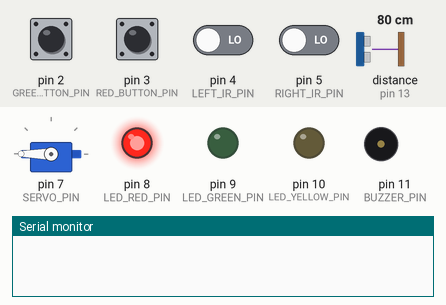
Recording of a sketch running on a simulated Arduino Uno, built with avr-gcc and run on an emulated ATmega328P. On the bench: servo, output pins drawn as LEDs (lit = HIGH), buzzer (waves = sounding, pin HIGH), the last lines printed to the serial monitor. Wiring (inferred from the names in the program): ultrasonic range finder: trigger pin 12; echo pin 13. The inputs (shaded band) are chosen by the test bench; at power-on: pin 2 (GREEN_BUTTON_PIN), pin 3 (RED_BUTTON_PIN), pin 4 (LEFT_IR_PIN), pin 5 (RIGHT_IR_PIN) LOW, distance to the obstacle (sensor on pin 13) 80 cm. The echo pulse lasts 58.3 µs per cm; pins used as bus, display or sensor lines are not drawn.

Above: at 1.2 s.
1.3 s: distance to the obstacle (sensor on pin 13) set to 9 cm
2.8 s: distance to the obstacle (sensor on pin 13) set to 6 cm
At 4.0 s:
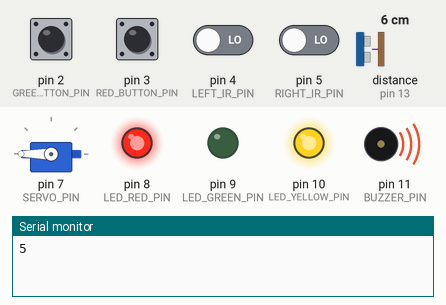
4.3 s: distance to the obstacle (sensor on pin 13) set to 18 cm
At 5.6 s:
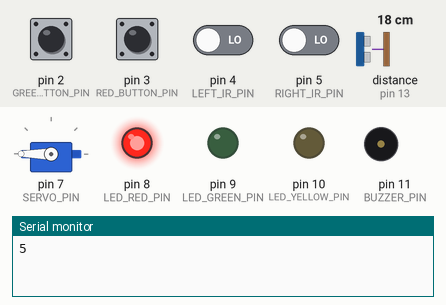
5.9 s: pin 2 (GREEN_BUTTON_PIN) pulled HIGH for 0.25 s
At 8.74 s:
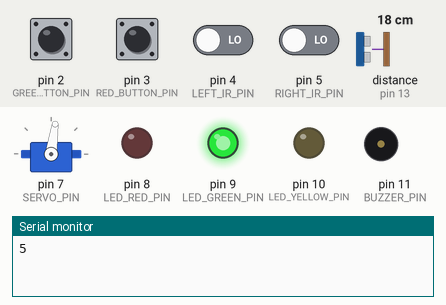
8.9 s: pin 3 (RED_BUTTON_PIN) pulled HIGH for 0.25 s
At 9.09 s:
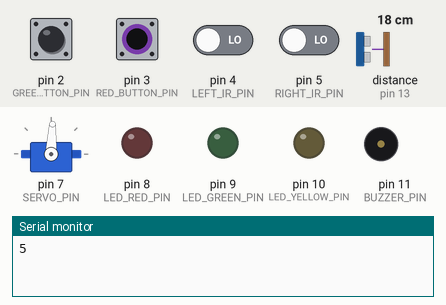
11.9 s: pin 4 (LEFT_IR_PIN) driven HIGH
At 13.4 s:
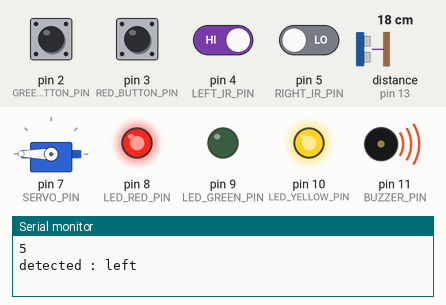
Timing chart, 0 to 14.5 s (numbered marks = the images above; inputs shaded):
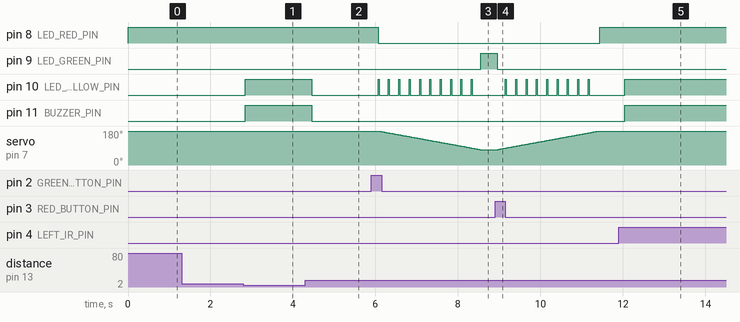

The sketch:

smart-train-barrier-arduino.ino
```cpp
#include <Servo.h>

Servo TRAIN_BARRIER_SERVO;

const int GREEN_BUTTON_PIN = 2;
const int RED_BUTTON_PIN = 3;

const int LED_BUILTIN_PIN = 13;
const int LED_RED_PIN = 8;
const int LED_GREEN_PIN = 9;
const int LED_YELLOW_PIN = 10;

const int SERVO_PIN = 7;


const int OPEN_POSITION = 82.5;
// const int OPEN_POSITION = 90;
const int CLOSE_POSITION = 180;

const int LEFT_IR_PIN = 4;
const int RIGHT_IR_PIN = 5;

const int BUZZER_PIN = 11;

const int TRIG_PIN = 12;
const int ECHO_PIN = 13;

int GREEN_BUTTON_STATE = 0;
int RED_BUTTON_STATE = 0;

// ir sensor damned, need new ones
int LEFT_IR_STATE = 0;
int RIGHT_IR_STATE = 0;

bool IS_OPENED = false;
bool IS_WARNING = 0;
bool IS_DETECTED_ALREADY = false;

long DURATION, DISTANCE;

void setup() {
  pinMode(LED_BUILTIN_PIN, OUTPUT);
  pinMode(LED_RED_PIN, OUTPUT);
  pinMode(LED_GREEN_PIN, OUTPUT);
  pinMode(LED_YELLOW_PIN, OUTPUT);
  digitalWrite(LED_RED_PIN, HIGH);
  digitalWrite(LED_GREEN_PIN, LOW);
  digitalWrite(LED_YELLOW_PIN, LOW);

  pinMode(GREEN_BUTTON_PIN, INPUT);
  pinMode(RED_BUTTON_PIN, INPUT);

  pinMode(LEFT_IR_PIN, INPUT);
  pinMode(RIGHT_IR_PIN, INPUT);

  pinMode(BUZZER_PIN, OUTPUT);

  pinMode(TRIG_PIN, OUTPUT);
  pinMode(ECHO_PIN, INPUT);

  TRAIN_BARRIER_SERVO.attach(SERVO_PIN);
  TRAIN_BARRIER_SERVO.write(CLOSE_POSITION);

  Serial.begin(19200);
}

void TRAIN_BARRIER_FUNCTION() {
  GREEN_BUTTON_STATE = digitalRead(GREEN_BUTTON_PIN);
  RED_BUTTON_STATE = digitalRead(RED_BUTTON_PIN);
  if (!IS_OPENED && IS_DETECTED_ALREADY == false) {
    // if (!IS_OPENED) {
    if (GREEN_BUTTON_STATE == HIGH) {
      digitalWrite(LED_RED_PIN, LOW);
      digitalWrite(LED_BUILTIN_PIN, HIGH);
      IS_OPENED = true;
      // fast version
      // trainBarrierServo.write(90);
      // smooth version
      for (int POS = CLOSE_POSITION; POS >= OPEN_POSITION; POS -= 1) {
        if (POS % 10 == 0 && POS != OPEN_POSITION) {
          digitalWrite(LED_YELLOW_PIN, HIGH);
        } else if (POS & 10 != 0 || POS == OPEN_POSITION) {
          digitalWrite(LED_YELLOW_PIN, LOW);
        }
        TRAIN_BARRIER_SERVO.write(POS);
        delay(25);
      }
      digitalWrite(LED_GREEN_PIN, HIGH);
    }
  } else if (IS_OPENED) {
    if (RED_BUTTON_STATE == HIGH) {
      digitalWrite(LED_GREEN_PIN, LOW);
      digitalWrite(LED_BUILTIN_PIN, LOW);
      IS_OPENED = false;
      // fast version
      // trainBarrierServo.write(180);
      // smooth version
      for (int POS = OPEN_POSITION; POS <= CLOSE_POSITION; POS += 1) {
        if (POS % 10 == 0 && POS != CLOSE_POSITION) {
          digitalWrite(LED_YELLOW_PIN, HIGH);
        } else if (POS & 10 != 0 || POS == CLOSE_POSITION) {
          digitalWrite(LED_YELLOW_PIN, LOW);
        }
        TRAIN_BARRIER_SERVO.write(POS);
        delay(25);
      }
      digitalWrite(LED_RED_PIN, HIGH);
    }
  }
}

void loop() {
  if (IS_OPENED == false) {
    digitalWrite(TRIG_PIN, LOW);
    delayMicroseconds(2);
    digitalWrite(TRIG_PIN, HIGH);
    delayMicroseconds(10);
    digitalWrite(TRIG_PIN, LOW);

    DURATION = pulseIn(ECHO_PIN, HIGH);
    DISTANCE = microsecondsToCentimeters(DURATION);
    if (DISTANCE != 0) {
      if (DISTANCE <= DISTANCE + 4 || DISTANCE >= DISTANCE - 4) {
        if (DISTANCE <= 6) {
          if (digitalRead(LED_YELLOW_PIN) == LOW && IS_DETECTED_ALREADY == false) {
            digitalWrite(LED_YELLOW_PIN, HIGH);
            digitalWrite(BUZZER_PIN, HIGH);
            IS_DETECTED_ALREADY = true;
            Serial.println(DISTANCE);
          }
        } else {
          LEFT_IR_STATE = digitalRead(LEFT_IR_PIN);
          RIGHT_IR_STATE = digitalRead(RIGHT_IR_PIN);
          // Serial.print(digitalRead(LEFT_IR_PIN), BIN);
          // Serial.print(" L | R ");
          // Serial.println(digitalRead(RIGHT_IR_PIN), BIN);
          if (LEFT_IR_STATE == HIGH || RIGHT_IR_STATE == HIGH) {

            if (digitalRead(LED_YELLOW_PIN) == LOW && IS_DETECTED_ALREADY == false) {
              digitalWrite(LED_YELLOW_PIN, HIGH);
              digitalWrite(BUZZER_PIN, HIGH);
              IS_DETECTED_ALREADY = true;
              if (LEFT_IR_STATE == HIGH && RIGHT_IR_STATE == HIGH) {
                Serial.println("detected : both");
              } else if (LEFT_IR_STATE == HIGH && RIGHT_IR_STATE == LOW) {
                Serial.println("detected : left");
              } else if (LEFT_IR_STATE == LOW && RIGHT_IR_STATE == HIGH) {
                Serial.println("detected : right");
              } else {
                delay(200);
                if (digitalRead(LEFT_IR_PIN) == HIGH && digitalRead(RIGHT_IR_PIN) == HIGH) {
                  Serial.println("detected : both");
                } else {
                  Serial.println("unknown");
                }
              }
            }
          } else {
            digitalWrite(LED_YELLOW_PIN, LOW);
            digitalWrite(BUZZER_PIN, LOW);
            IS_DETECTED_ALREADY = false;
            LEFT_IR_STATE = HIGH;
            RIGHT_IR_STATE = HIGH;
          }
        }
      }
    }
  }
  delay(200);
  TRAIN_BARRIER_FUNCTION();
}

long microsecondsToCentimeters(long microseconds) {
  return microseconds / 29 / 2;
}
```

Measured:
- the behaviour switches between 8 and 7 cm on distance to the obstacle (sensor on pin 13) (found by bisection; images 0 and 1)
- after the input at 1.3 s, every drawn part: stays the same
- after the input at 2.8 s, pin 10 (LED_YELLOW_PIN), pin 11 (BUZZER_PIN): LOW → HIGH after 0.05 s
- after the input at 4.3 s, pin 10 (LED_YELLOW_PIN), pin 11 (BUZZER_PIN): HIGH → LOW after 0.15 s
- after the input at 5.9 s, pin 8 (LED_RED_PIN): HIGH → LOW after 0.16 s; pin 9 (LED_GREEN_PIN): LOW → HIGH after 2.6 s; pin 10 (LED_YELLOW_PIN): alternates HIGH for 0.03 s and LOW for 0.23 s, starting after 0.16 s; servo on pin 7 (SERVO_PIN): moves from 180° to 82° over 2.4 s, starting after 0.19 s
- after the input at 8.9 s, pin 8 (LED_RED_PIN): LOW → HIGH after 2.5 s; pin 9 (LED_GREEN_PIN): HIGH → LOW after 0.05 s; pin 10 (LED_YELLOW_PIN): alternates HIGH for 0.03 s and LOW for 0.23 s, 18 changes in all, then stays LOW, starting after 0.25 s; servo on pin 7 (SERVO_PIN): moves from 82° to 180° over 2.4 s, starting after 0.07 s
- after the input at 11.9 s, pin 10 (LED_YELLOW_PIN), pin 11 (BUZZER_PIN): LOW → HIGH after 0.14 s
